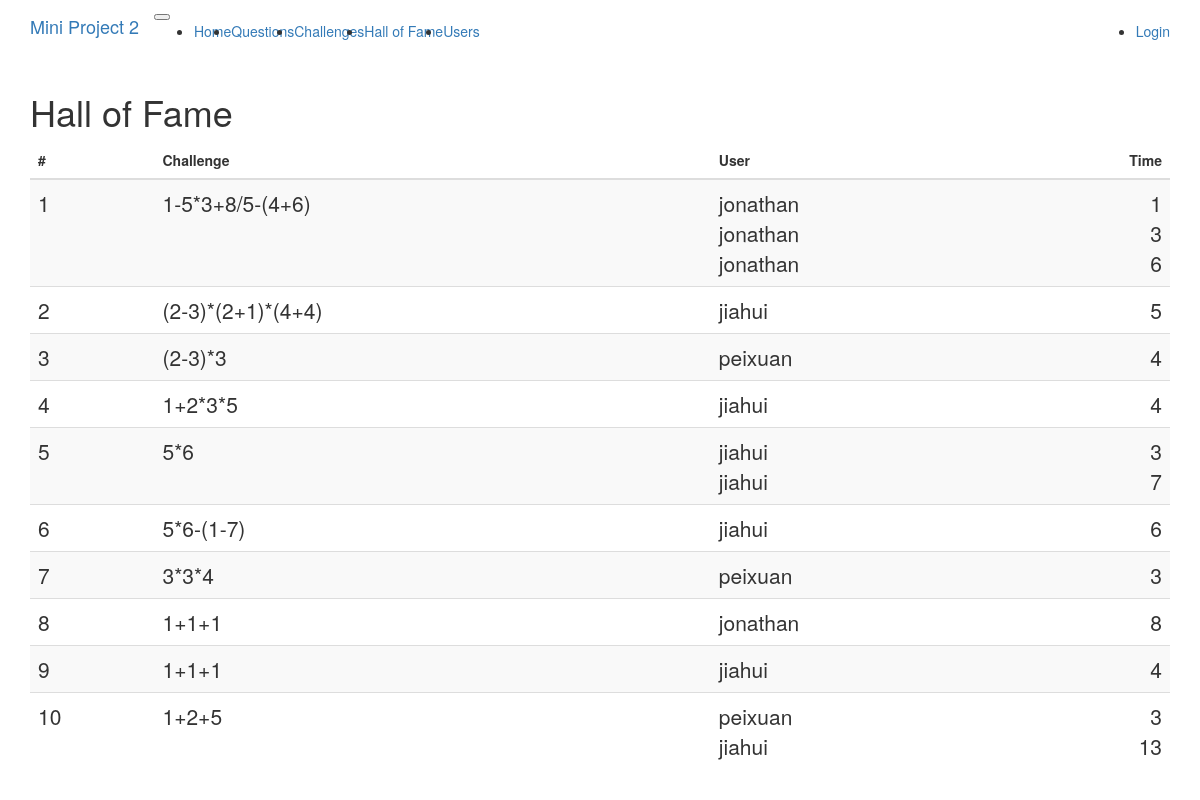
The app's page /halloffame with its own data.
### app/models.py (models this page shows, shortened)
class Question(db.Model):
	__tablename__ = 'question'
	id = db.Column(db.Integer, primary_key=True)
	expression = db.Column(db.String(255))
	answer = db.Column(db.Integer)
	author = db.Column(db.Integer, db.ForeignKey('user.id'))
	challenge = db.relationship("Challenge", uselist=False, back_populates="question")

class TimeRecord(db.Model):
	__tablename__ = 'timerecord'
	id = db.Column(db.Integer, primary_key=True)
	elapsed_time = db.Column(db.Integer)
	challenge_id = db.Column(db.Integer, db.ForeignKey('challenge.id'))
	user_id = db.Column(db.Integer, db.ForeignKey('user.id'))

class User(UserMixin, db.Model):
	__tablename__ = 'user'
	id = db.Column(db.Integer, primary_key=True)
	username = db.Column(db.String(64), index=True, unique=True)
	password_hash = db.Column(db.String(128))
	questions = db.relationship('Question', backref='from_user',
								lazy='dynamic')
	challenges = db.relationship('Challenge', secondary=association_table,
								backref=db.backref('to_user'),
								lazy='dynamic')
	records = db.relationship('TimeRecord',
								backref=db.backref('user_challenge'),
								lazy='dynamic')

### app/routes.py (the view)
@application.route('/halloffame')
def halloffame():
	challenges = Challenge.query.all()
	records = { c.id:get_smallest_three(c) for c in challenges}
	print(records)
	return render_template('halloffame.html', title="Hall of Fame",
							challenges=challenges,
							records=records)

### app/serverlibrary.py (called while the page is built, shortened)
def merge(array, p, q, r, f):
  start, middle, end = p, q, r
  Aleft = array[start:middle+1]
  Aright = array[middle+1:end+1]
  n_left = len(Aleft)
  n_right = len(Aright)
  left, right, dest = 0, 0, start
  while left < n_left and right < n_right:
    if f(Aleft[left]) < f(Aright[right]):
      array[dest] = Aleft[left]
      left += 1
    elif f(Aleft[left]) > f(Aright[right]):
      array[dest] = Aright[right]
      right += 1
    dest += 1
  while left < n_left:
    array[dest] = Aleft[left]
    left += 1
    dest += 1
  while right < n_right:
    array[dest] = Aright[right]
    right += 1
    dest += 1

def mergesort_recursive(array, p, r, f):
  start, end = p, r
  n = end - start + 1  # [2,3,2,4]   4-0-1 = 3, 4-1-1=2,cannot 4-2-1=1  [2,3,2,4] or [3,2,4]
  if(n > 1):
    middle = (start + end)//2
    mergesort_recursive(array, start, middle, f)
    mergesort_recursive(array, middle+1, end, f)
    merge(array, start, middle, end, f)

def mergesort(array, byfunc=None):
  mergesort_recursive(array, 0, len(array)-1, byfunc)

def get_smallest_three(challenge):
  records = challenge.records
  times = [r for r in records] # create a list of records
  mergesort(times, lambda x: x.elapsed_time) # get the time from records
  return times[:3]

### app/templates/halloffame.html
{% extends "base.html" %}
{% block app_content %}
<h1>Hall of Fame</h1>
<table class="table table-striped" >
  <thead>
    <tr>
      <th scope="col" >#</th>
      <th scope="col" >Challenge</th>
      <th scope="col" >User</th>
      <th scope="col" class="text-right" >Time</th>
    </tr>
  </thead>
  <tbody>
  {% for idx in range(challenges|length) %}
  	<tr>
      <th scope="row" class="lead">{{ idx+1 }}</th>
      <td class="lead">
      	{{ challenges[idx].question.expression }}
      </td>
      <td class="lead">
      	{% for r in records[challenges[idx].id] %}{{ r.user_challenge.username}}<br>{% endfor %}
      </td>
      <td class="text-right lead">
        {% for r in records[challenges[idx].id] %}{{ r.elapsed_time}}<br>{% endfor %}
      </td>
    </tr>
  {% endfor %}
  </tbody>
</table>
{% endblock %}

### app/templates/base.html (shortened to what this page needs)
{% extends "bootstrap/base.html" %}
{% block navbar %}
  <nav class="navbar  navbar-expand-lg navbar-light bg-light">
    <div class="container">
        <a class="navbar-brand" href="{{ url_for('index') }}">Mini Project 2</a>
        <button type="button" class="navbar-toggler" data-toggle="collapse" data-target="#bs-example-navbar-collapse-1">
        </button>
      <div class="collapse navbar-collapse" id="bs-example-navbar-collapse-1">
        <ul class="navbar-nav mr-auto">
          <li class="nav-item"><a class="nav-link" href="{{ url_for('index') }}">Home</a></li>
          <li class="nav-item"><a class="nav-link" href="{{ url_for('questions') }}">Questions</a></li>
          <li class="nav-item"><a class="nav-link" href="{{ url_for('challenges') }}">Challenges</a></li>
          <li class="nav-item"><a class="nav-link" href="{{ url_for('halloffame') }}">Hall of Fame</a></li>
          <li class="nav-item"><a class="nav-link" href="{{ url_for('users') }}">Users</a></li>
        </ul>
        <ul class="navbar-nav navbar-right">
          {% if current_user.is_anonymous %}
          <li class="nav-item"><a class="nav-link" href="{{ url_for('login') }}">Login</a></li>
          {% else %}
          <li class="nav-item"><a class="nav-link" href="{{ url_for('logout') }}">Logout</a></li>
          {% endif %}
        </ul>
      </div>
    </div>
  </nav>
{% endblock %}
{% block content %}
  <div class="container">
    {% block app_content %}{% endblock %}
  </div>
{% endblock %}

### records on screen
Question: expression "1-5*3+8/5-(4+6)"
TimeRecord: user_challenge.username "jonathan", elapsed_time "1"
TimeRecord: user_challenge.username "jonathan", elapsed_time "3"
TimeRecord: user_challenge.username "jonathan", elapsed_time "6"
Question: expression "(2-3)*(2+1)*(4+4)"
TimeRecord: user_challenge.username "jiahui", elapsed_time "5"
Question: expression "(2-3)*3"
TimeRecord: user_challenge.username "peixuan", elapsed_time "4"
Question: expression "1+2*3*5"
TimeRecord: user_challenge.username "jiahui", elapsed_time "4"
Question: expression "5*6"
TimeRecord: user_challenge.username "jiahui", elapsed_time "3"
TimeRecord: user_challenge.username "jiahui", elapsed_time "7"
Question: expression "5*6-(1-7)"
TimeRecord: user_challenge.username "jiahui", elapsed_time "6"
Question: expression "3*3*4"
TimeRecord: user_challenge.username "peixuan", elapsed_time "3"
Question: expression "1+1+1"
TimeRecord: user_challenge.username "jonathan", elapsed_time "8"
Question: expression "1+1+1"
TimeRecord: user_challenge.username "jiahui", elapsed_time "4"
Question: expression "1+2+5"
TimeRecord: user_challenge.username "peixuan", elapsed_time "3"
TimeRecord: user_challenge.username "jiahui", elapsed_time "13"

### other values on screen
{{ idx+1 }} "1" "2" "3" "4" "5" "6" "7" "8" "9" "10"
